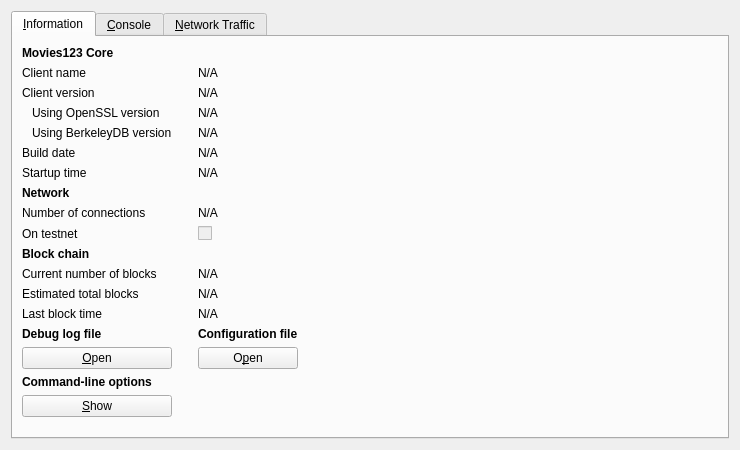
<?xml version="1.0" encoding="UTF-8"?>
<ui version="4.0">
 <class>RPCConsole</class>
 <widget class="QWidget" name="RPCConsole">
  <property name="geometry">
   <rect>
    <x>0</x>
    <y>0</y>
    <width>740</width>
    <height>450</height>
   </rect>
  </property>
  <property name="windowTitle">
   <string>Movies123 - Debug window</string>
  </property>
  <layout class="QVBoxLayout" name="verticalLayout_2">
   <item>
    <widget class="QTabWidget" name="tabWidget">
     <property name="currentIndex">
      <number>0</number>
     </property>
     <widget class="QWidget" name="tab_info">
      <attribute name="title">
       <string>&amp;Information</string>
      </attribute>
      <layout class="QGridLayout" name="gridLayout">
       <item row="15" column="2">
        <widget class="QLabel" name="labelConfigfile">
         <property name="font">
          <font>
           <weight>75</weight>
           <bold>true</bold>
          </font>
         </property>
         <property name="text">
          <string>Configuration file</string>
         </property>
        </widget>
       </item>
       <item row="13" column="2">
        <widget class="QLabel" name="lastBlockTime">
         <property name="cursor">
          <cursorShape>IBeamCursor</cursorShape>
         </property>
         <property name="text">
          <string>N/A</string>
         </property>
         <property name="textFormat">
          <enum>Qt::PlainText</enum>
         </property>
         <property name="textInteractionFlags">
          <set>Qt::LinksAccessibleByMouse|Qt::TextSelectableByKeyboard|Qt::TextSelectableByMouse</set>
         </property>
        </widget>
       </item>
       <item row="11" column="0">
        <widget class="QLabel" name="label_3">
         <property name="text">
          <string>Current number of blocks</string>
         </property>
        </widget>
       </item>
       <item row="11" column="2">
        <widget class="QLabel" name="numberOfBlocks">
         <property name="cursor">
          <cursorShape>IBeamCursor</cursorShape>
         </property>
         <property name="text">
          <string>N/A</string>
         </property>
         <property name="textFormat">
          <enum>Qt::PlainText</enum>
         </property>
         <property name="textInteractionFlags">
          <set>Qt::LinksAccessibleByMouse|Qt::TextSelectableByKeyboard|Qt::TextSelectableByMouse</set>
         </property>
        </widget>
       </item>
       <item row="17" column="0">
        <widget class="QLabel" name="labelCLOptions">
         <property name="font">
          <font>
           <weight>75</weight>
           <bold>true</bold>
          </font>
         </property>
         <property name="text">
          <string>Command-line options</string>
         </property>
        </widget>
       </item>
       <item row="16" column="0">
        <widget class="QPushButton" name="openDebugLogfileButton">
         <property name="toolTip">
          <string>Open the Movies123 debug log file from the current data directory. This can take a few seconds for large log files.</string>
         </property>
         <property name="text">
          <string>&amp;Open</string>
         </property>
         <property name="autoDefault">
          <bool>false</bool>
         </property>
        </widget>
       </item>
       <item row="15" column="0">
        <widget class="QLabel" name="labelDebugLogfile">
         <property name="font">
          <font>
           <weight>75</weight>
           <bold>true</bold>
          </font>
         </property>
         <property name="text">
          <string>Debug log file</string>
         </property>
        </widget>
       </item>
       <item row="18" column="3" rowspan="2">
        <spacer name="horizontalSpacer">
         <property name="orientation">
          <enum>Qt::Horizontal</enum>
         </property>
         <property name="sizeHint" stdset="0">
          <size>
           <width>404</width>
           <height>20</height>
          </size>
         </property>
        </spacer>
       </item>
       <item row="19" column="1">
        <spacer name="verticalSpacer">
         <property name="orientation">
          <enum>Qt::Vertical</enum>
         </property>
         <property name="sizeHint" stdset="0">
          <size>
           <width>20</width>
           <height>40</height>
          </size>
         </property>
        </spacer>
       </item>
       <item row="18" column="0">
        <widget class="QPushButton" name="showCLOptionsButton">
         <property name="toolTip">
          <string>Show the Movies123-Qt help message to get a list with possible Movies123 command-line options.</string>
         </property>
         <property name="text">
          <string>&amp;Show</string>
         </property>
         <property name="autoDefault">
          <bool>false</bool>
         </property>
        </widget>
       </item>
       <item row="13" column="0">
        <widget class="QLabel" name="label_2">
         <property name="text">
          <string>Last block time</string>
         </property>
        </widget>
       </item>
       <item row="7" column="0">
        <widget class="QLabel" name="label_11">
         <property name="font">
          <font>
           <weight>75</weight>
           <bold>true</bold>
          </font>
         </property>
         <property name="text">
          <string>Network</string>
         </property>
        </widget>
       </item>
       <item row="6" column="2">
        <widget class="QLabel" name="startupTime">
         <property name="cursor">
          <cursorShape>IBeamCursor</cursorShape>
         </property>
         <property name="text">
          <string>N/A</string>
         </property>
         <property name="textFormat">
          <enum>Qt::PlainText</enum>
         </property>
         <property name="textInteractionFlags">
          <set>Qt::LinksAccessibleByMouse|Qt::TextSelectableByKeyboard|Qt::TextSelectableByMouse</set>
         </property>
        </widget>
       </item>
       <item row="6" column="0">
        <widget class="QLabel" name="label_13">
         <property name="text">
          <string>Startup time</string>
         </property>
        </widget>
       </item>
       <item row="9" column="0">
        <widget class="QLabel" name="label_8">
         <property name="text">
          <string>On testnet</string>
         </property>
        </widget>
       </item>
       <item row="8" column="2">
        <widget class="QLabel" name="numberOfConnections">
         <property name="cursor">
          <cursorShape>IBeamCursor</cursorShape>
         </property>
         <property name="text">
          <string>N/A</string>
         </property>
         <property name="textFormat">
          <enum>Qt::PlainText</enum>
         </property>
         <property name="textInteractionFlags">
          <set>Qt::LinksAccessibleByMouse|Qt::TextSelectableByKeyboard|Qt::TextSelectableByMouse</set>
         </property>
        </widget>
       </item>
       <item row="8" column="0">
        <widget class="QLabel" name="label_7">
         <property name="text">
          <string>Number of connections</string>
         </property>
        </widget>
       </item>
       <item row="10" column="0">
        <widget class="QLabel" name="label_10">
         <property name="font">
          <font>
           <weight>75</weight>
           <bold>true</bold>
          </font>
         </property>
         <property name="text">
          <string>Block chain</string>
         </property>
        </widget>
       </item>
       <item row="9" column="2">
        <widget class="QCheckBox" name="isTestNet">
         <property name="enabled">
          <bool>false</bool>
         </property>
         <property name="text">
          <string/>
         </property>
        </widget>
       </item>
       <item row="12" column="0">
        <widget class="QLabel" name="label_4">
         <property name="text">
          <string>Estimated total blocks</string>
         </property>
        </widget>
       </item>
       <item row="12" column="2">
        <widget class="QLabel" name="totalBlocks">
         <property name="cursor">
          <cursorShape>IBeamCursor</cursorShape>
         </property>
         <property name="text">
          <string>N/A</string>
         </property>
         <property name="textFormat">
          <enum>Qt::PlainText</enum>
         </property>
         <property name="textInteractionFlags">
          <set>Qt::LinksAccessibleByMouse|Qt::TextSelectableByKeyboard|Qt::TextSelectableByMouse</set>
         </property>
        </widget>
       </item>
       <item row="2" column="2">
        <widget class="QLabel" name="clientVersion">
         <property name="cursor">
          <cursorShape>IBeamCursor</cursorShape>
         </property>
         <property name="text">
          <string>N/A</string>
         </property>
         <property name="textFormat">
          <enum>Qt::PlainText</enum>
         </property>
         <property name="textInteractionFlags">
          <set>Qt::LinksAccessibleByMouse|Qt::TextSelectableByKeyboard|Qt::TextSelectableByMouse</set>
         </property>
        </widget>
       </item>
       <item row="4" column="0">
        <widget class="QLabel" name="label_berkeleyDBVersion">
         <property name="text">
          <string>Using BerkeleyDB version</string>
         </property>
         <property name="indent">
          <number>10</number>
         </property>
        </widget>
       </item>
       <item row="3" column="0">
        <widget class="QLabel" name="label_14">
         <property name="text">
          <string>Using OpenSSL version</string>
         </property>
         <property name="indent">
          <number>10</number>
         </property>
        </widget>
       </item>
       <item row="3" column="2">
        <widget class="QLabel" name="openSSLVersion">
         <property name="cursor">
          <cursorShape>IBeamCursor</cursorShape>
         </property>
         <property name="text">
          <string>N/A</string>
         </property>
         <property name="textFormat">
          <enum>Qt::PlainText</enum>
         </property>
         <property name="textInteractionFlags">
          <set>Qt::LinksAccessibleByMouse|Qt::TextSelectableByKeyboard|Qt::TextSelectableByMouse</set>
         </property>
        </widget>
       </item>
       <item row="4" column="2">
        <widget class="QLabel" name="berkeleyDBVersion">
         <property name="cursor">
          <cursorShape>IBeamCursor</cursorShape>
         </property>
         <property name="text">
          <string>N/A</string>
         </property>
         <property name="textFormat">
          <enum>Qt::PlainText</enum>
         </property>
         <property name="textInteractionFlags">
          <set>Qt::LinksAccessibleByMouse|Qt::TextSelectableByKeyboard|Qt::TextSelectableByMouse</set>
         </property>
        </widget>
       </item>
       <item row="5" column="0">
        <widget class="QLabel" name="label_12">
         <property name="text">
          <string>Build date</string>
         </property>
        </widget>
       </item>
       <item row="5" column="2">
        <widget class="QLabel" name="buildDate">
         <property name="cursor">
          <cursorShape>IBeamCursor</cursorShape>
         </property>
         <property name="text">
          <string>N/A</string>
         </property>
         <property name="textFormat">
          <enum>Qt::PlainText</enum>
         </property>
         <property name="textInteractionFlags">
          <set>Qt::LinksAccessibleByMouse|Qt::TextSelectableByKeyboard|Qt::TextSelectableByMouse</set>
         </property>
        </widget>
       </item>
       <item row="2" column="0">
        <widget class="QLabel" name="label_6">
         <property name="text">
          <string>Client version</string>
         </property>
        </widget>
       </item>
       <item row="0" column="0">
        <widget class="QLabel" name="label_9">
         <property name="font">
          <font>
           <weight>75</weight>
           <bold>true</bold>
          </font>
         </property>
         <property name="text">
          <string>Movies123 Core</string>
         </property>
        </widget>
       </item>
       <item row="1" column="2">
        <widget class="QLabel" name="clientName">
         <property name="cursor">
          <cursorShape>IBeamCursor</cursorShape>
         </property>
         <property name="text">
          <string>N/A</string>
         </property>
         <property name="textFormat">
          <enum>Qt::PlainText</enum>
         </property>
         <property name="textInteractionFlags">
          <set>Qt::LinksAccessibleByMouse|Qt::TextSelectableByKeyboard|Qt::TextSelectableByMouse</set>
         </property>
        </widget>
       </item>
       <item row="1" column="0">
        <widget class="QLabel" name="label_5">
         <property name="text">
          <string>Client name</string>
         </property>
        </widget>
       </item>
       <item row="14" column="2">
        <spacer name="verticalSpacer_2">
         <property name="orientation">
          <enum>Qt::Vertical</enum>
         </property>
         <property name="sizeHint" stdset="0">
          <size>
           <width>20</width>
           <height>20</height>
          </size>
         </property>
        </spacer>
       </item>
       <item row="16" column="2">
        <widget class="QPushButton" name="openConfigurationfileButton">
         <property name="toolTip">
          <string>Open the Movies123 configuration file from the current data directory.</string>
         </property>
         <property name="text">
          <string>O&amp;pen</string>
         </property>
         <property name="autoDefault">
          <bool>false</bool>
         </property>
        </widget>
       </item>
      </layout>
     </widget>
     <widget class="QWidget" name="tab_console">
      <attribute name="title">
       <string>&amp;Console</string>
      </attribute>
      <layout class="QVBoxLayout" name="verticalLayout_3">
       <property name="spacing">
        <number>3</number>
       </property>
       <item>
        <widget class="QTextEdit" name="messagesWidget">
         <property name="minimumSize">
          <size>
           <width>0</width>
           <height>100</height>
          </size>
         </property>
         <property name="readOnly">
          <bool>true</bool>
         </property>
         <property name="tabKeyNavigation" stdset="0">
          <bool>false</bool>
         </property>
         <property name="columnCount" stdset="0">
          <number>2</number>
         </property>
        </widget>
       </item>
       <item>
        <layout class="QHBoxLayout" name="horizontalLayout">
         <property name="spacing">
          <number>3</number>
         </property>
         <item>
          <widget class="QLabel" name="label">
           <property name="text">
            <string notr="true">&gt;</string>
           </property>
          </widget>
         </item>
         <item>
          <widget class="QLineEdit" name="lineEdit"/>
         </item>
         <item>
          <widget class="QPushButton" name="clearButton">
           <property name="maximumSize">
            <size>
             <width>24</width>
             <height>24</height>
            </size>
           </property>
           <property name="toolTip">
            <string>Clear console</string>
           </property>
           <property name="text">
            <string/>
           </property>
           <property name="icon">
            <iconset resource="../bitcoin.qrc">
             <normaloff>:/icons/remove</normaloff>:/icons/remove</iconset>
           </property>
           <property name="shortcut">
            <string notr="true">Ctrl+L</string>
           </property>
           <property name="autoDefault">
            <bool>false</bool>
           </property>
          </widget>
         </item>
        </layout>
       </item>
      </layout>
     </widget>
     <widget class="QWidget" name="tab_nettraffic">
      <attribute name="title">
       <string>&amp;Network Traffic</string>
      </attribute>
      <layout class="QHBoxLayout" name="horizontalLayout_3">
       <item>
        <layout class="QVBoxLayout" name="verticalLayout_4">
         <item>
          <widget class="TrafficGraphWidget" name="trafficGraph" native="true">
           <property name="sizePolicy">
            <sizepolicy hsizetype="Expanding" vsizetype="Expanding">
             <horstretch>0</horstretch>
             <verstretch>0</verstretch>
            </sizepolicy>
           </property>
          </widget>
         </item>
         <item>
          <layout class="QHBoxLayout" name="horizontalLayout_2">
           <item>
            <widget class="QSlider" name="sldGraphRange">
             <property name="minimum">
              <number>1</number>
             </property>
             <property name="maximum">
              <number>288</number>
             </property>
             <property name="pageStep">
              <number>12</number>
             </property>
             <property name="value">
              <number>6</number>
             </property>
             <property name="orientation">
              <enum>Qt::Horizontal</enum>
             </property>
            </widget>
           </item>
           <item>
            <widget class="QLabel" name="lblGraphRange">
             <property name="minimumSize">
              <size>
               <width>100</width>
               <height>0</height>
              </size>
             </property>
             <property name="alignment">
              <set>Qt::AlignCenter</set>
             </property>
            </widget>
           </item>
           <item>
            <widget class="QPushButton" name="btnClearTrafficGraph">
             <property name="text">
              <string>&amp;Clear</string>
             </property>
             <property name="autoDefault">
              <bool>false</bool>
             </property>
            </widget>
           </item>
          </layout>
         </item>
        </layout>
       </item>
       <item>
        <layout class="QVBoxLayout" name="verticalLayout">
         <item>
          <widget class="QGroupBox" name="groupBox">
           <property name="title">
            <string>Totals</string>
           </property>
           <layout class="QVBoxLayout" name="verticalLayout_5">
            <item>
             <layout class="QHBoxLayout" name="horizontalLayout_4">
              <item>
               <widget class="Line" name="line">
                <property name="sizePolicy">
                 <sizepolicy hsizetype="Fixed" vsizetype="Fixed">
                  <horstretch>0</horstretch>
                  <verstretch>0</verstretch>
                 </sizepolicy>
                </property>
                <property name="minimumSize">
                 <size>
                  <width>10</width>
                  <height>0</height>
                 </size>
                </property>
                <property name="palette">
                 <palette>
                  <active>
                   <colorrole role="Light">
                    <brush brushstyle="SolidPattern">
                     <color alpha="255">
                      <red>0</red>
                      <green>255</green>
                      <blue>0</blue>
                     </color>
                    </brush>
                   </colorrole>
                  </active>
                  <inactive>
                   <colorrole role="Light">
                    <brush brushstyle="SolidPattern">
                     <color alpha="255">
                      <red>0</red>
                      <green>255</green>
                      <blue>0</blue>
                     </color>
                    </brush>
                   </colorrole>
                  </inactive>
                  <disabled>
                   <colorrole role="Light">
                    <brush brushstyle="SolidPattern">
                     <color alpha="255">
                      <red>0</red>
                      <green>255</green>
                      <blue>0</blue>
                     </color>
                    </brush>
                   </colorrole>
                  </disabled>
                 </palette>
                </property>
                <property name="orientation">
                 <enum>Qt::Horizontal</enum>
                </property>
               </widget>
              </item>
              <item>
               <widget class="QLabel" name="label_16">
                <property name="text">
                 <string>Received:</string>
                </property>
               </widget>
              </item>
              <item>
               <widget class="QLabel" name="lblBytesIn">
                <property name="minimumSize">
                 <size>
                  <width>50</width>
                  <height>0</height>
                 </size>
                </property>
                <property name="alignment">
                 <set>Qt::AlignRight|Qt::AlignTrailing|Qt::AlignVCenter</set>
                </property>
               </widget>
              </item>
             </layout>
            </item>
            <item>
             <layout class="QHBoxLayout" name="horizontalLayout_5">
              <item>
               <widget class="Line" name="line_2">
                <property name="sizePolicy">
                 <sizepolicy hsizetype="Fixed" vsizetype="Fixed">
                  <horstretch>0</horstretch>
                  <verstretch>0</verstretch>
                 </sizepolicy>
                </property>
                <property name="minimumSize">
                 <size>
                  <width>10</width>
                  <height>0</height>
                 </size>
                </property>
                <property name="palette">
                 <palette>
                  <active>
                   <colorrole role="Light">
                    <brush brushstyle="SolidPattern">
                     <color alpha="255">
                      <red>255</red>
                      <green>0</green>
                      <blue>0</blue>
                     </color>
                    </brush>
                   </colorrole>
                  </active>
                  <inactive>
                   <colorrole role="Light">
                    <brush brushstyle="SolidPattern">
                     <color alpha="255">
                      <red>255</red>
                      <green>0</green>
                      <blue>0</blue>
                     </color>
                    </brush>
                   </colorrole>
                  </inactive>
                  <disabled>
                   <colorrole role="Light">
                    <brush brushstyle="SolidPattern">
                     <color alpha="255">
                      <red>255</red>
                      <green>0</green>
                      <blue>0</blue>
                     </color>
                    </brush>
                   </colorrole>
                  </disabled>
                 </palette>
                </property>
                <property name="orientation">
                 <enum>Qt::Horizontal</enum>
                </property>
               </widget>
              </item>
              <item>
               <widget class="QLabel" name="label_17">
                <property name="text">
                 <string>Sent:</string>
                </property>
               </widget>
              </item>
              <item>
               <widget class="QLabel" name="lblBytesOut">
                <property name="minimumSize">
                 <size>
                  <width>50</width>
                  <height>0</height>
                 </size>
                </property>
                <property name="alignment">
                 <set>Qt::AlignRight|Qt::AlignTrailing|Qt::AlignVCenter</set>
                </property>
               </widget>
              </item>
             </layout>
            </item>
            <item>
             <spacer name="verticalSpacer_4">
              <property name="orientation">
               <enum>Qt::Vertical</enum>
              </property>
              <property name="sizeHint" stdset="0">
               <size>
                <width>20</width>
                <height>407</height>
               </size>
              </property>
             </spacer>
            </item>
           </layout>
          </widget>
         </item>
        </layout>
       </item>
      </layout>
     </widget>
    </widget>
   </item>
  </layout>
 </widget>
 <customwidgets>
  <customwidget>
   <class>TrafficGraphWidget</class>
   <extends>QWidget</extends>
   <header>trafficgraphwidget.h</header>
   <container>1</container>
   <slots>
    <slot>clear()</slot>
   </slots>
  </customwidget>
 </customwidgets>
 <resources>
  <include location="../bitcoin.qrc"/>
 </resources>
 <connections/>
</ui>
